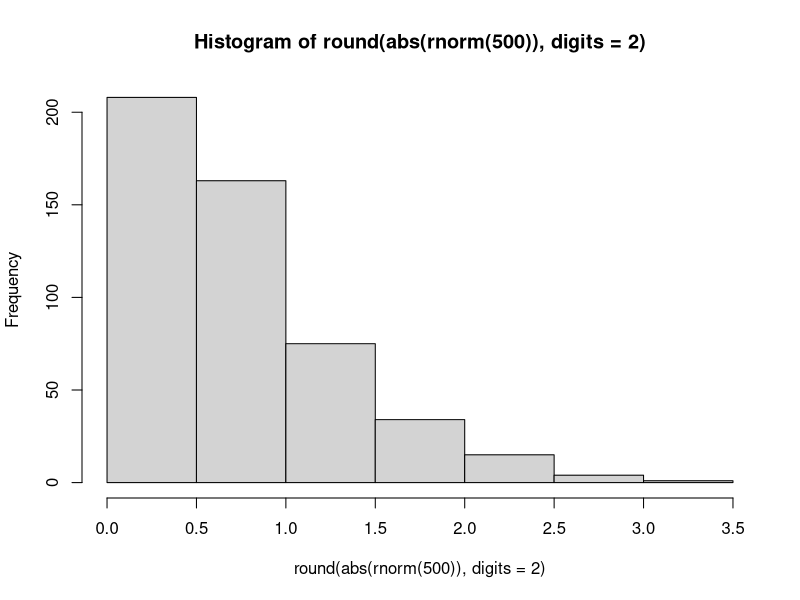
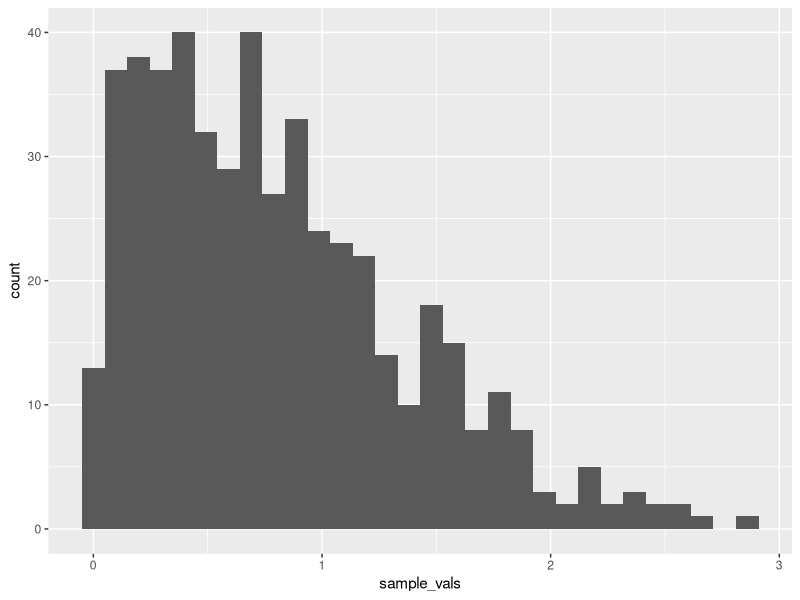

Here is the R script that generated these plots, in order:
## ---- chunk 1
#all packages loaded here
library(tidyverse)
library(lme4)
library(MASS)
## ---- chunk 2
samp = rnorm(100)
length(samp)
## ---- chunk 3
hist(round(abs(rnorm(500)), digits = 2))
norm_500_abs_round<-as.data.frame(round(abs(rnorm(500)), digits = 2))
colnames(norm_500_abs_round)<-"sample_vals"
ggplot2::ggplot(norm_500_abs_round,ggplot2::aes(x=sample_vals)) + ggplot2::geom_histogram()
